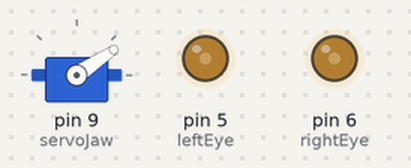
Bench run of a sketch on a simulated Arduino Uno, built with avr-gcc and run on an emulated ATmega328P. On the bench: servo, output pins drawn as LEDs (lit = HIGH). Random numbers use the default seed unless the sketch sets one.

Above: at 0.15 s.
At 5.59 s:
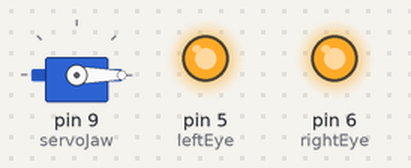
At 8.57 s:
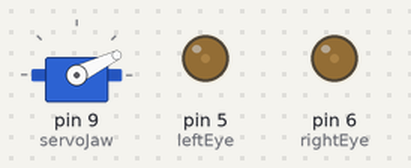
At 11.75 s:
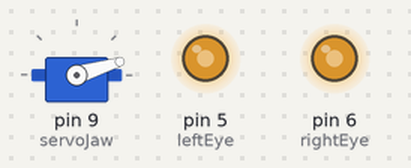
At 21.5 s:
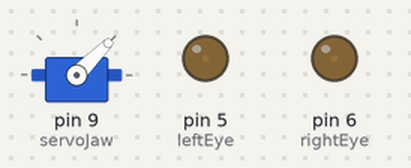
Timing chart, 0 to 23.0 s (numbered marks = the images above):
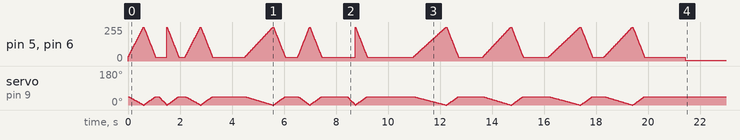

The sketch:

skelly.ino
```cpp
/*
 * skelly.ino
 * Oct-31-2016
 * Sean Doherty
 * sean@seand.info
 *
 * Simple Arduino sketch to automate a servo and two LEDs that were hacked into a cheap store bought
 * skeleton. There servo moving the jaw and the oversized LEDs placed in teh eye sockets. It was a very
 * quick build but highly effective.
 */

#include <Servo.h>

Servo servoJaw;
int leftEye = 5;            // Left eye LED pin
int rightEye = 6;           // Righ eye LED pin

int maxAngle = 45;          // Constrained by the physical setup
int eyePWMStep = 255 / maxAngle;

void setup() {
  servoJaw.attach(9);       // Attaches the servo on pin 9
}

void loop() {

  int pauseTime1 = random(2000, 20000);
  int jawMoves = random (5, 10);

  for (int jaw = 0; jaw <= jawMoves; jaw += 1) {
    int pauseTime2 = random(10, 2000);
    int stepTime = random(5, 35);
    for (int servoPos = maxAngle; servoPos >= 0; servoPos -= 1) {
      // Move the jaw up
      servoJaw.write(servoPos);
      int eyeBrightness = 255 - (servoPos * eyePWMStep);
      analogWrite(leftEye, eyeBrightness);
      analogWrite(rightEye, eyeBrightness);

      delay(stepTime);
    }

    for (int servoPos = 0; servoPos <= maxAngle; servoPos += 1) {
      //move the jaw down
      servoJaw.write(servoPos);
      int eyeBrightness = 255 - (servoPos * eyePWMStep);
      analogWrite(leftEye, eyeBrightness);
      analogWrite(rightEye, eyeBrightness);
      delay(10);
    }
    delay(pauseTime2);
  }
  analogWrite(leftEye, 5);
  analogWrite(rightEye, 5);
  delay(pauseTime1);
}
```
